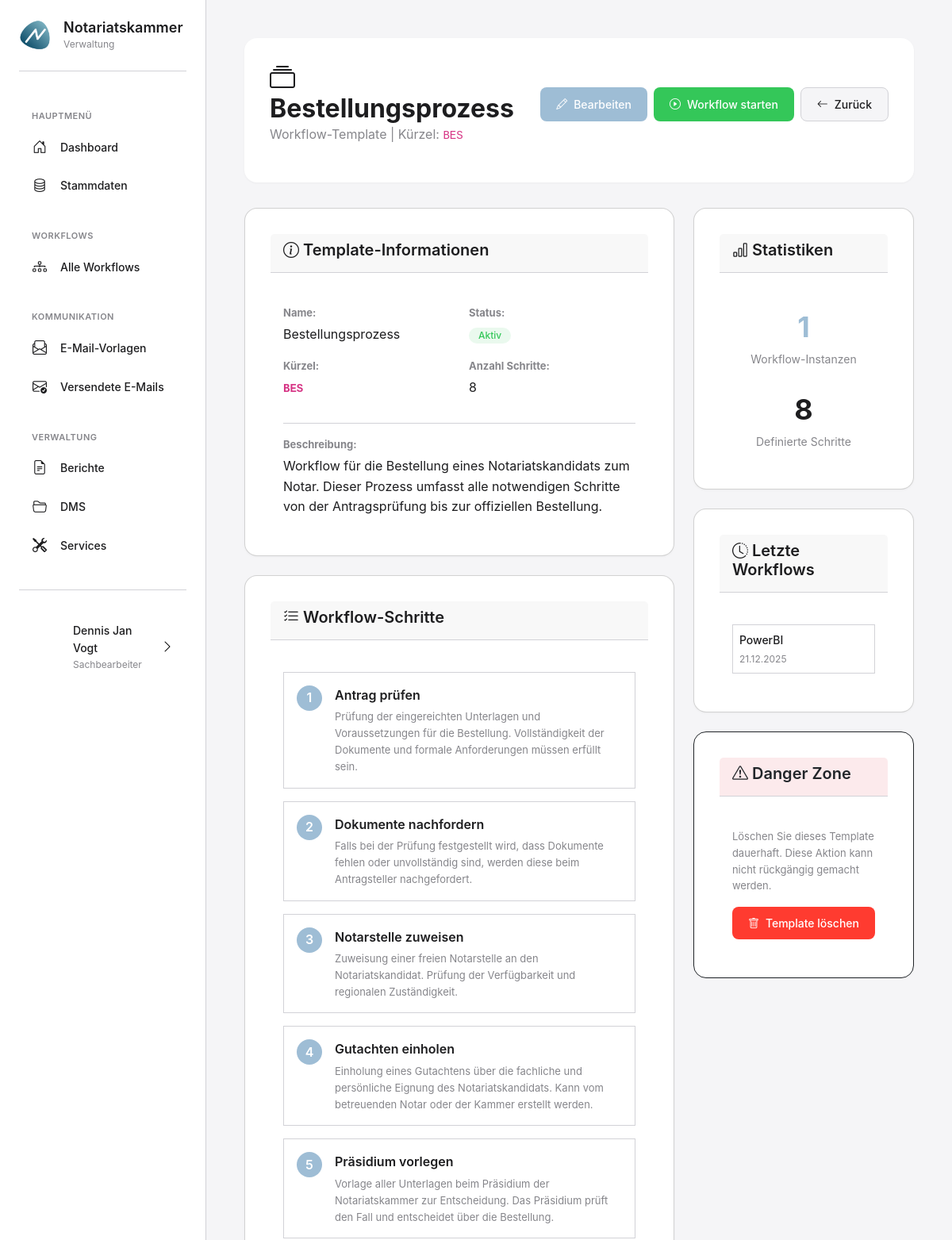
Page /templates/1/ (signed in, upper part) on the earlier database version.
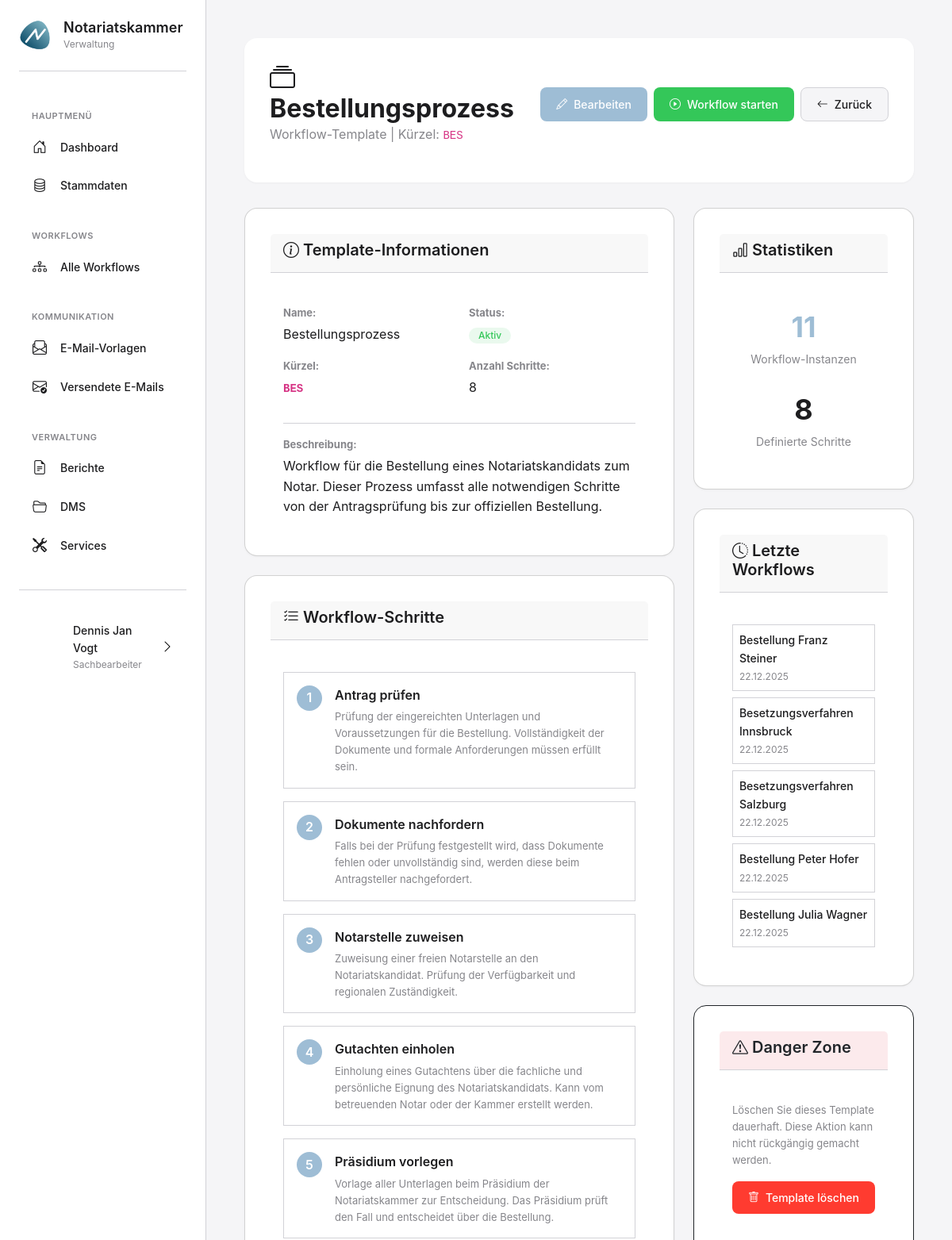
Same page on the later database version.
### apps/workflows/models.py (models this page shows, shortened)
class WorkflowSchritt(ZeitstempelModel):
    workflow_typ = models.ForeignKey(
        WorkflowTyp,
        on_delete=models.CASCADE,
        related_name='schritte',
        verbose_name='Workflow-Typ'
    )
    name = models.CharField(
        max_length=200,
        verbose_name='Name',
        help_text='Name des Schritts'
    )
    beschreibung = models.TextField(
        blank=True,
        verbose_name='Beschreibung',
        help_text='Was muss in diesem Schritt gemacht werden?'
    )
    reihenfolge = models.PositiveIntegerField(
        verbose_name='Reihenfolge',
        help_text='Position in der Schritt-Sequenz'
    )
    ist_optional = models.BooleanField(
        default=False,
        verbose_name='Ist optional',
        help_text='Kann dieser Schritt übersprungen werden?'
    )
    service = models.ForeignKey(
        'services.ServiceDefinition',
        on_delete=models.SET_NULL,
        null=True,
        blank=True,
        related_name='workflow_schritte',
        verbose_name='Verknüpfter Service',
        help_text='Service der bei diesem Schritt angeboten wird'
    )
    email_vorlage = models.ForeignKey(
        'emails.EmailVorlage',
        on_delete=models.SET_NULL,
        null=True,
        blank=True,
        related_name='workflow_schritte',
        verbose_name='E-Mail-Vorlage',
        help_text='E-Mail-Vorlage die in diesem Schritt verwendet wird'
    )
    class Meta:
        verbose_name = 'Workflow-Schritt'
        verbose_name_plural = 'Workflow-Schritte'
        ordering = ['workflow_typ', 'reihenfolge']
        unique_together = [['workflow_typ', 'reihenfolge']]

class WorkflowTyp(ZeitstempelModel):
    name = models.CharField(
        max_length=200,
        unique=True,
        verbose_name='Name',
        help_text='Name des Workflow-Typs'
    )
    beschreibung = models.TextField(
        blank=True,
        verbose_name='Beschreibung',
        help_text='Detaillierte Beschreibung des Workflows'
    )
    ist_aktiv = models.BooleanField(
        default=True,
        verbose_name='Ist aktiv',
        help_text='Kann dieser Workflow-Typ für neue Instanzen verwendet werden?'
    )
    kuerzel = models.CharField(
        max_length=10,
        unique=True,
        null=True,
        blank=True,
        verbose_name='Kürzel',
        help_text='Kürzel für Kennung (z.B. BES, BP, NOT)'
    )
    class Meta:
        verbose_name = 'Workflow-Typ'
        verbose_name_plural = 'Workflow-Typen'
        ordering = ['name']

class WorkflowInstanz(ZeitstempelModel):
    STATUS_CHOICES = [
        ('aktiv', 'Aktiv'),
        ('archiviert', 'Archiviert'),
    ]
    workflow_typ = models.ForeignKey(
        WorkflowTyp,
        on_delete=models.PROTECT,
        related_name='instanzen',
        verbose_name='Workflow-Typ'
    )
    name = models.CharField(
        max_length=200,
        verbose_name='Name',
        help_text='Beschreibender Name für diese Workflow-Instanz'
    )
    status = models.CharField(
        max_length=20,
        choices=STATUS_CHOICES,
        default='aktiv',
        verbose_name='Status'
    )
    erstellt_von = models.ForeignKey(
        settings.AUTH_USER_MODEL,
        on_delete=models.PROTECT,
        related_name='erstellte_workflows',
        verbose_name='Erstellt von'
    )
    archiviert_am = models.DateTimeField(
        null=True,
        blank=True,
        verbose_name='Archiviert am'
    )
    fertigstellungsdatum = models.DateField(
        null=True,
        blank=True,
        verbose_name='Fertigstellungsdatum',
        help_text='Geplantes Datum zur Fertigstellung des Workflows'
    )
    betroffene_notare = models.ManyToManyField(
        'personen.Notar',
        blank=True,
        related_name='workflows_als_betroffener',
        verbose_name='Betroffene Notare',
        help_text='Notare, die von diesem Workflow betroffen sind'
    )
    betroffene_kandidaten = models.ManyToManyField(
        'personen.NotarAnwaerter',
        blank=True,
        related_name='workflows_als_betroffener',
        verbose_name='Betroffene Kandidaten',
        help_text='Notariatskandidaten, die von diesem Workflow betroffen sind'
    )
    notizen = models.TextField(
        blank=True,
        verbose_name='Notizen'
    )
    kennung = models.CharField(
        max_length=50,
        unique=True,
        blank=True,
        verbose_name='Kennung',
        help_text='Eindeutige Kennung (z.B. 2025-BES-001)'
    )
    jahr = models.PositiveIntegerField(
        default=2025,
        verbose_name='Jahr',
        help_text='Jahr für Kennungssystem'
    )
    laufende_nummer = models.PositiveIntegerField(
        default=0,
        verbose_name='Laufende Nummer',
        help_text='Laufende Nummer innerhalb Jahr und Typ'
    )
    referenten = models.ManyToManyField(
        'personen.Notar',
        blank=True,
        related_name='workflows_als_referent',
        verbose_name='Referenten',
        help_text='Notare die als Referenten am Workflow beteiligt sind'
    )
    bewerber = models.ManyToManyField(
        'personen.NotarAnwaerter',
        blank=True,
        related_name='workflows_als_bewerber',
        verbose_name='Bewerber',
        help_text='Kandidat die sich um die Stelle bewerben'
    )
    class Meta:
        verbose_name = 'Workflow-Instanz'
        verbose_name_plural = 'Workflow-Instanzen'
        ordering = ['-erstellt_am']

### apps/workflows/views.py (the view)
# urls.py: path('templates/<int:template_id>/', views.workflow_template_detail_view, name='workflow_template_detail'),
@login_required
def workflow_template_detail_view(request, template_id):
    template = get_object_or_404(
        WorkflowTyp.objects.annotate(
            anzahl_instanzen=Count('instanzen')
        ),
        id=template_id
    )
    schritte = template.schritte.order_by('reihenfolge')
    letzte_instanzen = template.instanzen.order_by('-erstellt_am')[:5]
    context = {
        'template': template,
        'schritte': schritte,
        'letzte_instanzen': letzte_instanzen,
    }
    return render(request, 'workflows/template_detail.html', context)

### templates/workflows/template_detail.html (shortened to what the changed rows need)
{% extends 'base_modern.html' %}
{% load static %}
{% block content %}
<div class="page-header">
    <div class="page-header-top">
        <div>
            <h1 class="page-title">
                <i class="bi bi-collection"></i> {{ template.name }}
            </h1>
            <p class="page-subtitle">
                Workflow-Template
                {% if template.kuerzel %}
                    | Kürzel: <code style="font-size: 14px;">{{ template.kuerzel }}</code>
                {% endif %}
            </p>
        </div>
    </div>
</div>
<div style="display: grid; grid-template-columns: 2fr 1fr; gap: var(--spacing-lg); margin-bottom: var(--spacing-xl);">
    <div>
        <div class="card" style="margin-bottom: var(--spacing-lg);">
            <div class="card-header">
                <h2 class="card-title">
                    <i class="bi bi-info-circle"></i> Template-Informationen
                </h2>
            </div>
            <div class="card-body">
                <div style="display: grid; grid-template-columns: 1fr 1fr; gap: var(--spacing-lg);">
                    <div>
                        <div style="margin-bottom: var(--spacing-md);">
                            <strong style="display: block; margin-bottom: 4px; color: var(--text-secondary); font-size: 13px;">Name:</strong>
                            <div>{{ template.name }}</div>
                        </div>
                        <div style="margin-bottom: var(--spacing-md);">
                            <div>
                                {% if template.kuerzel %}
                                    <code style="font-size: 14px; font-weight: 600;">{{ template.kuerzel }}</code>
                                {% else %}
                                    <span style="color: var(--text-muted); font-style: italic;">Nicht gesetzt</span>
                                {% endif %}
                            </div>
                        </div>
                    </div>
                </div>
                {% if template.beschreibung %}
                <div style="margin-top: var(--spacing-md); padding-top: var(--spacing-md); border-top: 1px solid var(--border-color);">
                    <strong style="display: block; margin-bottom: 4px; color: var(--text-secondary); font-size: 13px;">Beschreibung:</strong>
                    <div style="color: var(--text-primary);">{{ template.beschreibung }}</div>
                </div>
                {% endif %}
            </div>
        </div>
        <div class="card">
            <div class="card-header">
                <h2 class="card-title">
                    <i class="bi bi-list-check"></i> Workflow-Schritte
                </h2>
            </div>
            <div class="card-body">
                {% if schritte %}
                    <div style="display: flex; flex-direction: column; gap: var(--spacing-md);">
                        {% for schritt in schritte %}
                        <div style="padding: var(--spacing-md); border: 1px solid var(--border-color); border-radius: var(--border-radius); background: var(--card-background);">
                            <div style="display: flex; align-items: start; gap: var(--spacing-md);">
                                <div style="width: 32px; height: 32px; border-radius: 50%; background: var(--primary-color); color: white; display: flex; align-items: center; justify-content: center; font-weight: 600; flex-shrink: 0;">
                                    {{ schritt.reihenfolge }}
                                </div>
                                <div style="flex: 1;">
                                    <div style="font-weight: 600; margin-bottom: 4px;">
                                        {{ schritt.name }}
                                        {% if schritt.ist_optional %}
                                            <span class="badge badge-secondary" style="margin-left: 8px; font-size: 11px;">Optional</span>
                                        {% endif %}
                                    </div>
                                    {% if schritt.beschreibung %}
                                    <div style="font-size: 13px; color: var(--text-secondary); margin-top: 4px;">
                                        {{ schritt.beschreibung }}
                                    </div>
                                    {% endif %}
                                </div>
                            </div>
                        </div>
                        {% endfor %}
                    </div>
                {% endif %}
            </div>
        </div>
    </div>
    <div>
        <div class="card" style="margin-bottom: var(--spacing-lg);">
            <div class="card-body">
                <div style="text-align: center; margin-bottom: var(--spacing-lg);">
                    <div style="font-size: 36px; font-weight: 700; color: var(--primary-color);">
                        {{ template.anzahl_instanzen }}
                    </div>
                    <div style="font-size: 14px; color: var(--text-secondary);">
                        Workflow-Instanzen
                    </div>
                </div>
            </div>
        </div>
        {% if letzte_instanzen %}
        <div class="card" style="margin-bottom: var(--spacing-lg);">
            <div class="card-body">
                <div style="display: flex; flex-direction: column; gap: var(--spacing-sm);">
                    {% for instanz in letzte_instanzen %}
                    <a href="{% url 'workflow_detail' instanz.id %}" style="padding: var(--spacing-sm); border: 1px solid var(--border-color); border-radius: var(--border-radius); text-decoration: none; color: var(--text-primary); transition: all 0.2s;">
                        <div style="font-weight: 500; font-size: 14px;">{{ instanz.name }}</div>
                        <div style="font-size: 12px; color: var(--text-secondary); margin-top: 2px;">
                            {{ instanz.erstellt_am|date:"d.m.Y" }}
                        </div>
                    </a>
                    {% endfor %}
                </div>
            </div>
        </div>
        {% endif %}
    </div>
</div>
{% endblock %}

Differences in the rows shown:
no longer on this page (row edited): WorkflowInstanz: name "PowerBI", erstellt_am "21.12.2025"
computed for WorkflowTyp "Bestellungsprozess": anzahl_instanzen "1" → "11"
added WorkflowInstanz: name "Bestellung Franz Steiner", erstellt_am "22.12.2025"
added WorkflowInstanz: name "Besetzungsverfahren Innsbruck", erstellt_am "22.12.2025"
added WorkflowInstanz: name "Besetzungsverfahren Salzburg", erstellt_am "22.12.2025"
added WorkflowInstanz: name "Bestellung Peter Hofer", erstellt_am "22.12.2025"
added WorkflowInstanz: name "Bestellung Julia Wagner", erstellt_am "22.12.2025"
